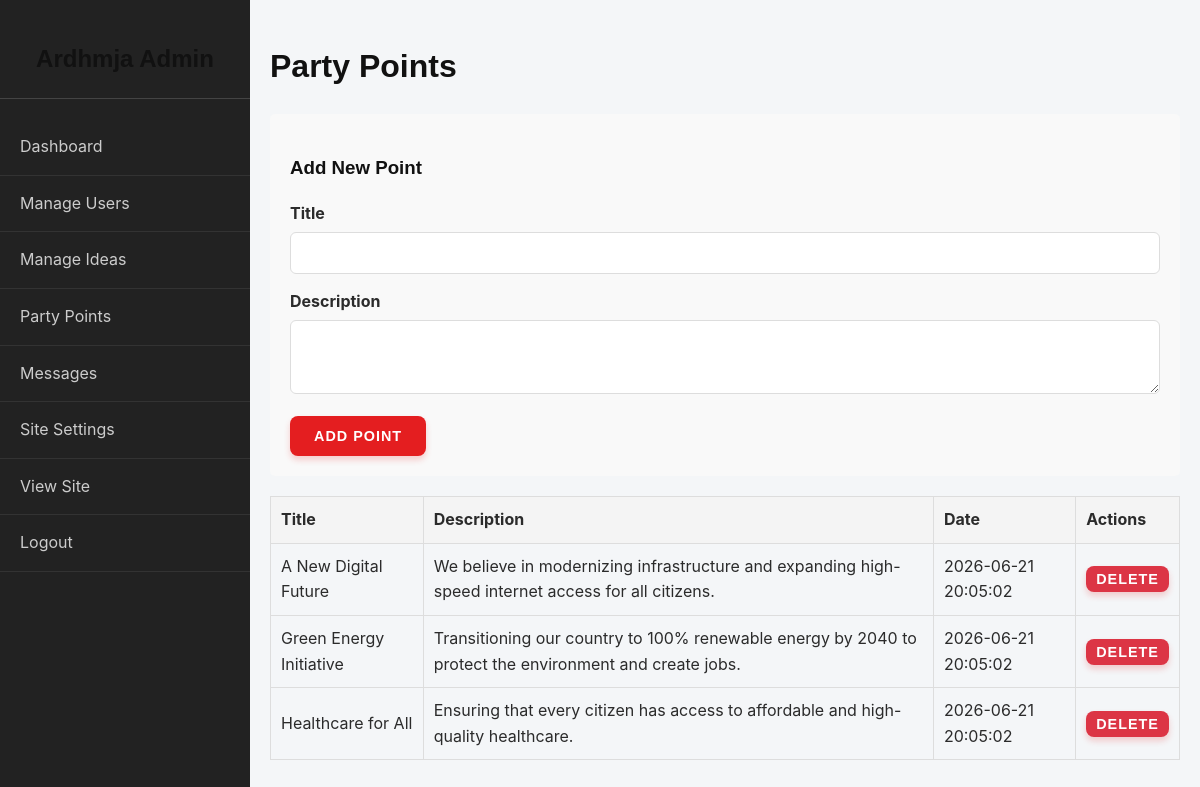
/admin/points.php (signed in), run on the app's committed database.
### tables this page shows
CREATE TABLE `party_points` (
  `id` int(11) NOT NULL AUTO_INCREMENT,
  `title` varchar(255) NOT NULL,
  `description` text,
  `created_at` timestamp DEFAULT CURRENT_TIMESTAMP,
  PRIMARY KEY (`id`)
);

### admin/points.php (the view, shortened to what this page needs)
<?php
require_once '../includes/db.php';
$points = $pdo->query("SELECT * FROM party_points ORDER BY created_at DESC")->fetchAll();
?>
<!DOCTYPE html>
<html lang="en">
<head>
    <link rel="stylesheet" href="../assets/css/style.css">
</head>
<body>
    <?php include 'admin_sidebar.php'; ?>
    <div class="admin-content">
        <h1>Party Points</h1>
        <div class="form-box">
            <h3>Add New Point</h3>
            <form method="POST">
                <div class="form-group">
                    <label>Title</label>
                    <input type="text" name="title" required>
                </div>
                <div class="form-group">
                    <label>Description</label>
                    <textarea name="description" rows="3"></textarea>
                </div>
                <button type="submit" class="btn">Add Point</button>
            </form>
        </div>
        <table>
            <thead>
                <tr>
                    <th>Title</th>
                    <th>Description</th>
                    <th>Date</th>
                    <th>Actions</th>
                </tr>
            </thead>
            <tbody>
                <?php foreach ($points as $p): ?>
                <tr>
                    <td><?= htmlspecialchars($p['title']) ?></td>
                    <td><?= nl2br(htmlspecialchars($p['description'])) ?></td>
                    <td><?= $p['created_at'] ?></td>
                    <td>
                        <form method="POST" style="display:inline;">
                            <button type="submit" class="btn btn-sm btn-danger" onclick="return confirm('Are you sure?')">Delete</button>
                        </form>
                    </td>
                </tr>
                <?php endforeach; ?>
            </tbody>
        </table>
    </div>
</body>
</html>

### assets/css/style.css (style rules this page uses)
:root { --primary-color: #E41E20; --secondary-color: #111111; --accent-color: #FFFFFF; --text-color: #2b2b2b; --text-light: #555555; --bg-color: #f4f6f8; --card-bg: #ffffff; --font-family: 'Inter', -apple-system, BlinkMacSystemFont, 'Segoe UI', Roboto, Helvetica, Arial, sans-serif; --heading-font: 'Montserrat', sans-serif; --border-radius: 8px; --box-shadow: 0 4px 12px rgba(0, 0, 0, 0.08); }
body { margin: 0; padding: 0; font-family: var(--font-family); color: var(--text-color); background-color: var(--bg-color); line-height: 1.6; }
h1, h2, h3, h4, h5, h6 { font-family: var(--heading-font); font-weight: 700; color: var(--secondary-color); }
.btn { display: inline-block; padding: 12px 24px; background: var(--primary-color); color: var(--accent-color) !important; border: none; border-radius: var(--border-radius); cursor: pointer; font-weight: 700; font-family: var(--heading-font); text-transform: uppercase; font-size: 0.9em; letter-spacing: 1px; text-align: center; transition: all 0.3s ease; box-shadow: 0 4px 6px rgba(228, 30, 32, 0.2); }
.btn-sm { padding: 5px 10px; font-size: 0.9em; }
.btn-danger { background: #dc3545; }
.form-group { margin-bottom: 15px; }
.form-group label { display: block; margin-bottom: 5px; font-weight: bold; }
.form-group input, .form-group textarea { width: 100%; padding: 12px; border: 1px solid #ddd; border-radius: 6px; box-sizing: border-box; font-family: var(--font-family); transition: border-color 0.3s ease; }

### admin/points.php (style rules this page uses)
body { display: flex; margin: 0; }
.admin-content { flex: 1; padding: 20px; }
table { width: 100%; border-collapse: collapse; margin-top: 20px; }
th, td { padding: 10px; border: 1px solid #ddd; text-align: left; }
th { background: #f4f4f4; }
.form-box { background: #f9f9f9; padding: 20px; margin-bottom: 20px; border-radius: 5px; }

### data on the page
party_points: title "A New Digital Future", description "We believe in modernizing infrastructure and expanding high-speed internet access for all citizens.", created_at "2026-06-21 20:05:02"
party_points: title "Green Energy Initiative", description "Transitioning our country to 100% renewable energy by 2040 to protect the environment and create jobs.", created_at "2026-06-21 20:05:02"
party_points: title "Healthcare for All", description "Ensuring that every citizen has access to affordable and high-quality healthcare.", created_at "2026-06-21 20:05:02"
